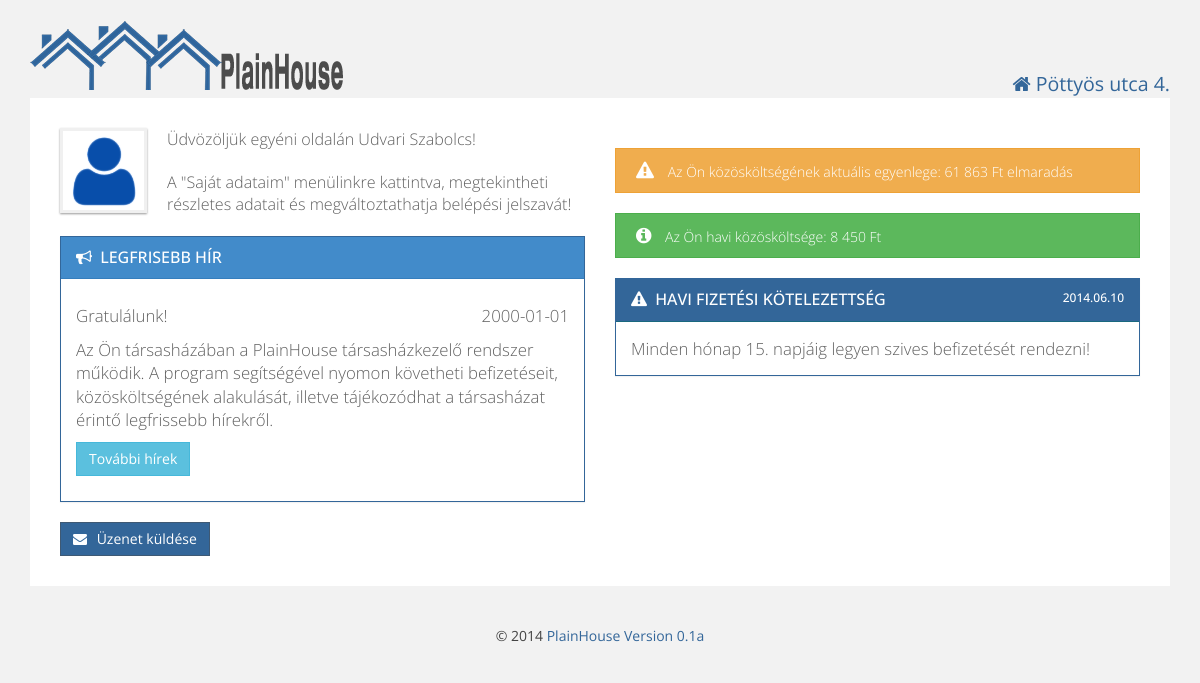
The app's page / (signed in) with its own data.
### tables this page shows
CREATE TABLE IF NOT EXISTS `residents` (
  `id` int(11) NOT NULL AUTO_INCREMENT,
  `firstname` varchar(100) NOT NULL,
  `lastname` varchar(100) NOT NULL,
  `email` varchar(100) NOT NULL,
  `username` varchar(25) NOT NULL,
  `password` varchar(512) NOT NULL,
  `depositid` int(11) NOT NULL,
  `active` int(11) NOT NULL DEFAULT '1',
  `admin` int(11) NOT NULL DEFAULT '0',
  PRIMARY KEY (`id`),
  UNIQUE KEY `deposit_id` (`depositid`),
  UNIQUE KEY `e-mail` (`email`)
);

CREATE TABLE IF NOT EXISTS `board` (
  `id` int(11) NOT NULL AUTO_INCREMENT,
  `creation_date` date NOT NULL,
  `title` varchar(250) NOT NULL,
  `text` text NOT NULL,
  `valid_till` date NOT NULL DEFAULT '2099-12-31',
  `valid` tinyint(1) NOT NULL DEFAULT '1',
  PRIMARY KEY (`id`)
);

CREATE TABLE IF NOT EXISTS `deposit_balance` (
  `id` int(11) NOT NULL AUTO_INCREMENT,
  `deposit_id` int(11) NOT NULL,
  `year` year(4) NOT NULL,
  `opening_balance` int(11) NOT NULL,
  `actual_balance` int(11) NOT NULL,
  PRIMARY KEY (`id`),
  KEY `deposit_id` (`deposit_id`)
);

### db.php (called while the page is built, shortened)
<?php
function getUserData($id) {
    $sql = "SELECT `residents`.`id`,`residents`.`firstname`,`residents`.`lastname`,"
            . "`residents`.`email`,`residents`.`username`,`deposits`.`floor`,"
            . "`deposits`.`door` FROM residents LEFT JOIN `deposits` "
            . "ON `residents`.`depositid` = `deposits`.`id` WHERE `residents`.`id` = $id;";
    $result = mysql_query($sql);
    $array = array();
    while ($row = mysql_fetch_assoc($result)) {
        $array = $row;
    }
    return $array;
}
function getCurrentBalance($id) {
    $year = date("Y");
    $sql = "SELECT `actual_balance` FROM `deposit_balance` WHERE `deposit_id` = '$id' AND `year` = '$year'";
    $result = mysql_query($sql);
    while ($row = mysql_fetch_assoc($result)) {
        $balance = $row["actual_balance"];
    }
    return $balance;
}
function getLatestBoardMessage() {
    $sql = "SELECT * FROM `board`  WHERE `valid` = 1 AND (`valid_till`> CURDATE()) ORDER BY `id` DESC LIMIT 1";
    $result = mysql_query($sql);
    while ($row = mysql_fetch_assoc($result)) {
        $msg = $row;
    }
    if (mysql_num_rows($result) != 0) {
        return $msg;
    }
}

### config.php (called while the page is built, shortened)
<?php
$website['title'] = "PlainHouse";
$website['version'] = "0.1a";

### html.php (the view, shortened to what this page needs)
<?php
include_once 'config.php';
function htmlHead($title, $house) {
    echo <<<EOT
	<!doctype html>
<html>
    <head>
        <meta http-equiv="Content-Type" content="text/html; charset=UTF-8">
		<meta name="viewport" content="width=device-width, initial-scale=1.0">
		<link href="favicon.ico" rel="icon" type="image/x-icon" />
        <title>$title - $house</title>
        <script src="js/jquery.js"></script>
        <script src="js/bootstrap.js"></script>
        <script src="js/bootstrap-dialog.js" type="text/javascript"></script>
        <script src="js/plainhome.js" type="text/javascript"></script>
        <script src="js/form-validator.js" type="text/javascript"></script>
        <link href='http://fonts.googleapis.com/css?family=Open+Sans' rel='stylesheet' type='text/css'>
        <link href="css/bootstrap-dialog.css" rel="stylesheet" type="text/css"/>
		<link href="css/bootstrap.css" rel="stylesheet">
		<link href="css/style.css" rel="stylesheet">
		<link href="css/plainhome.css" rel="stylesheet">
		<link href="css/datepicker.css" rel="stylesheet">
		<link href="css/font-awesome.min.css" rel="stylesheet">
	<!--[if lt IE 9]>
		<script src="js/html5shiv.js"></script>
		<script src="js/respond.js"></script>
	<![endif]-->
     </head>
    <body>
EOT;
}
function htmlEnd() {
    global $website;
    echo <<<EOT
			</div>
			<div class="footer">
				<p class="textCenter">
                                        &copy; 2014 <a href="http://webariel.hu" target="_blank">PlainHouse Version {$website['version']}</a></p>
			</div>
		</div>
		<script src="js/stacktable.js" type="text/javascript"></script>
	</body>
	</html>
EOT;
}
function webheader($user) {
    global $house;
    echo <<<EOT
    <div class="container">
	    <div class="row">
	        <div class="col-md-8">
	            <div class="logo">
	                <a href="index.php"><img alt="PlainHome" src="pics/logo.png" /></a>
	            </div>
	        </div>
	        <div class="col-md-4 userInfo">
	            <p class="textRight"><i class="fa fa-home"></i> {$house['name']}</p>
	        </div>
	        <div>
	            <div class="nav">
	                <input type="checkbox" id="toggle" />
EOT;
    echo <<<EOT
                </div>
			</div>
	    </div>
		<div class="modal fade" id="signOut" tabindex="-1" role="dialog" aria-hidden="true">
			<div class="modal-dialog">
				<div class="modal-content">
					<div class="modal-body">
						<p class="lead">Biztosan ki akar lépni?</p>
					</div>
					<div class="modal-footer">
						<a href="index.php?logout=1" class="btn btn-success btn-icon-alt">Kilépés <i class="fa fa-sign-out"></i></a>
						<button type="button" class="btn btn-warning btn-icon" data-dismiss="modal"><i class="fa fa-times-circle"></i> Mégsem</button>
					</div>
				</div>
			</div>
		</div>
EOT;
}
function sendMessage() {
    echo <<<EOT
		<a data-toggle="modal" href="#newMsg" class="btn btn-success btn-icon floatLeft"><i class="fa fa-envelope"></i> Üzenet küldése</a>
		<div class="modal fade" id="newMsg" tabindex="-1" role="dialog" aria-hidden="true">
			<div class="modal-dialog">
				<div class="modal-content">
					<div class="modal-header modal-primary">
						<button type="button" class="close" data-dismiss="modal" aria-hidden="true"><i class="fa fa-times"></i></button>
						<h4 class="modal-title">Kérdése van? Információra van szüksége?</h4>
					</div>
					<form action="message.php" method="post">
						<div class="modal-body">
							<div class="form-group">
		                        <label for="subject">Tárgy</label>
								<input type="text" class="form-control" name="subject" id="subject" value="" />
								<span class="help-block">Kérjük, adja meg üzenete tárgyát.</span>
		                    </div>
							<div class="form-group">
								<label for="comment">Üzenet</label>
								<textarea class="form-control" name="comment" id="comment" rows="4"></textarea>
								<span class="help-block">Kérjük fogalmazza meg röviden, lényegretörően üzenetét. HTML kód nem használható!</span>
							</div>
						</div>
						<div class="modal-footer">
							<button type="input" name="submit" value="sendMsg" class="btn btn-success btn-icon"><i class="fa fa-check-square-o"></i> Küldés</button>
							<button type="button" class="btn btn-warning btn-icon" data-dismiss="modal"><i class="fa fa-times-circle"></i> Mégsem</button>
						</div>
					</form>
				</div>
			</div>
		</div>
EOT;
}
function welcomeIndexUser($user, $ccost, $balance) {
    global $house;
    $msg = getLatestBoardMessage();
    $date = date("Y.m.d");
    $cost = number_format($ccost, 0, ',', ' ');
    if ($balance < 0) {
        $abalance = $balance * -1;
    }
    else {
        $abalance = $balance;
    }
    $abalance = number_format($abalance, 0, ',', ' ');
    echo <<<EOT
<div class="content">
		<div class="row">
	<div class="col-md-6">
		<img alt="Tenant Avatar" src="pics/user_avatar.png" class="avatar" />
		<p class="lead welcomeMsg">Üdvözöljük egyéni oldalán {$user['firstname']} {$user['lastname']}!</p>
		<p class="lead welcomeMsg">A "Saját adataim" menülinkre kattintva, megtekintheti részletes adatait és megváltoztathatja belépési jelszavát!</p>
EOT;
if ($msg)
{
	echo <<<EOT
		<div class="panel panel-primary">
		<div class="panel-heading">
		<h3 class="panel-title"><i class="fa fa-bullhorn"></i> Legfrisebb hír</h3>
		</div>
                <div class="panel-body"><p>{$msg['title']}<span style="float: right">{$msg['creation_date']}</span></p>
		<p>{$msg['text']}</p>
		<p><a href="board.php"><button type="button" class="btn btn-info"><i class=""></i>További hírek</button></a></p>
		</div>
		</div>
EOT;
}
echo <<<EOT
	</div>
	<div class="col-md-6">
EOT;
    if ($balance < 0)
    {
        echo <<<EOT
                <div class="alertMsg warning"><i class="fa fa-warning"></i> Az Ön közösköltségének aktuális egyenlege: <span class="floatLeft">$abalance Ft elmaradás</span></div>
EOT;
    }
    else
    {
        echo <<<EOT
                <div class="alertMsg success"><i class="fa fa-info-circle"></i> Az Ön közösköltségének aktuális egyenlege: <span class="floatLeft">$abalance Ft túlfizetés</span></div>
EOT;
    }
    echo <<<EOT
                <div class="alertMsg success"><i class="fa fa-info-circle"></i> Az Ön havi közösköltsége: <span class="floatLeft">$cost Ft</span></div>
		<div class="panel panel-info">
		<div class="panel-heading">
		<h3 class="panel-title"><i class="fa fa-warning"></i> Havi fizetési kötelezettség<span class="floatRight">$date </span></h3>
		</div>
		<div class="panel-body">Minden hónap {$house['payment_day']}. napjáig legyen szives befizetését rendezni!</div>
		</div>
		</div>
	</div>
EOT;
}

### css/style.css (style rules this page uses)
body { background: #f2f2f2; color: #444444; font-family: "Open Sans",sans-serif; font-size: 14px; line-height: 1.42857; }
h1, h2, h3, h4, h5, h6, .h1, .h2, .h3, .h4, .h5, .h6 { font-family: "Open Sans", sans-serif; color: #999999; line-height: 1.1; padding: 2px 0; margin-top: 10px; margin-bottom: 20px; }
p { margin: 10px 0; }
.lead { // margin-bottom: 0; margin-bottom: 20px; font-size: 16.099999999999998px; font-weight: 200; line-height: 1.4; }
.welcomeMsg { margin-top: 0; }
.container { max-width: 1250px; margin-left: auto; margin-right: auto; padding-left: 0; padding-right: 0; }
.container .content { padding: 30px; border-radius: 0; background-color: #ffffff; color: #606060; font-size: 1.2em; font-weight: 200; line-height: 1.4; margin-bottom: 30px; }
.btn { display: inline-block; padding: 6px 12px; margin-bottom: 0; font-size: 14px; font-weight: normal; line-height: 1.428571429; text-align: center; white-space: nowrap; vertical-align: middle; cursor: pointer; border: 1px solid transparent; border-radius: 0; -webkit-user-select: none; -moz-user-select: none; -ms-user-select: none; -o-user-select: none; user-select: none; }
.btn-icon i { margin-right: 6px; }
.btn-success { color: #ffffff; background-color: #336699; border-color: #3e5974; }
.btn-info { color: #ffffff; background-color: #5bc0de; border-color: #46b8da; }
.panel { background-color: #ffffff; border: 1px solid transparent; border-radius: 0; box-shadow: 0 1px 1px rgba(0, 0, 0, 0.05); margin-bottom: 20px; }
.panel-heading { padding: 10px 15px; border-bottom: 1px solid transparent; border-top-right-radius: 0; border-top-left-radius: 0; text-transform: uppercase; }
.panel-title { font-size: 16px; margin-bottom: 0; margin-top: 0; border: 0; text-transform: uppercase; }
.panel-title i { margin-right: 4px; }
.panel-title span { font-size: 12px; }
.panel-primary { border-color: #336699; }
.panel-primary > .panel-heading { color: #ffffff; background-color: #428bca; border-color: #357ebd; }
.panel-primary > .panel-heading > .panel-title { color: #ffffff; }
.panel-info { border-color: #336699; }
.panel-info > .panel-heading { color: #ffffff; background-color: #336699; border-color: #19687f; }
.panel-info > .panel-heading > .panel-title { color: #ffffff; }

### css/plainhome.css (style rules this page uses)
body { padding: 20px 30px; }
a { color: #336699; text-decoration: none; }
img { max-width: 100%; height: auto; vertical-align: middle; border: 0; -ms-interpolation-mode: bicubic; }
.textCenter { text-align: center; }
.textRight { text-align: right; font-size: 1.4em; color: #336699; margin: 50px 0 0 0; }
.floatRight { float: right; }
.logo:before, .logo:after { content: " "; display: table; }
.logo:after { clear: both; }
.logo { max-height: 42px; overflow-x: visible; margin-bottom: 30px; }
.footer:before, .footer:after { content: " "; display: table; }
.footer:after { clear: both; }
.footer { overflow-x: visible; margin-top: 30px; }
.avatar { border: 3px solid #f0f0f0; box-shadow: 0 1px 2px #999999; float: left; margin: 0 20px 10px 0; height: 85px; }
.alertMsg { font-size: 14px; font-family: 'Open Sans', sans-serif; line-height: 1.5em; margin: 20px 0; padding: 12px 30px 10px 20px; position: relative; }
.alertMsg i { font-size: 18px; margin-right: 10px; }
.alertMsg.success { background-color: #5cb85c; border: 1px #4cae4c solid; color: #ffffff; }
.alertMsg.warning { background-color: #f0ad4e; border: 1px #eea236 solid; color: #ffffff; }

### records on screen
residents: firstname "Udvari", lastname "Szabolcs"
board: title "Gratulálunk!", creation_date "2000-01-01", text "Az Ön társasházában a PlainHouse társasházkezelő rendszer működik. A program segítségével nyomon követheti befizetéseit, közösköltségének alakulását, illetve tájékozódhat a társasházat érintő legfrissebb hírekről."
deposit_balance: actual_balance "61 863"

### other values on screen
$house['name'] "Pöttyös utca 4."
$cost "8 450"
$house['payment_day'] "15"
$website['version'] "0.1a"
